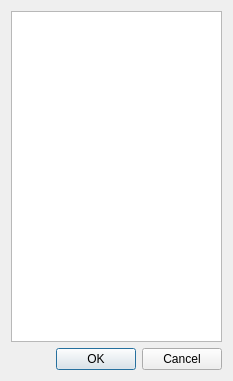
<?xml version="1.0" encoding="UTF-8"?>
<ui version="4.0">
 <class>SelectSphereDialog</class>
 <widget class="QDialog" name="SelectSphereDialog">
  <property name="geometry">
   <rect>
    <x>0</x>
    <y>0</y>
    <width>233</width>
    <height>381</height>
   </rect>
  </property>
  <property name="windowTitle">
   <string>Select a sphere</string>
  </property>
  <layout class="QGridLayout" name="gridLayout">
   <item row="0" column="0">
    <layout class="QVBoxLayout" name="verticalLayout">
     <item>
      <widget class="QListWidget" name="listWidget"/>
     </item>
     <item>
      <widget class="QDialogButtonBox" name="buttonBox">
       <property name="orientation">
        <enum>Qt::Horizontal</enum>
       </property>
       <property name="standardButtons">
        <set>QDialogButtonBox::Cancel|QDialogButtonBox::Ok</set>
       </property>
      </widget>
     </item>
    </layout>
   </item>
  </layout>
 </widget>
 <resources/>
 <connections>
  <connection>
   <sender>buttonBox</sender>
   <signal>accepted()</signal>
   <receiver>SelectSphereDialog</receiver>
   <slot>accept()</slot>
   <hints>
    <hint type="sourcelabel">
     <x>248</x>
     <y>254</y>
    </hint>
    <hint type="destinationlabel">
     <x>157</x>
     <y>274</y>
    </hint>
   </hints>
  </connection>
  <connection>
   <sender>buttonBox</sender>
   <signal>rejected()</signal>
   <receiver>SelectSphereDialog</receiver>
   <slot>reject()</slot>
   <hints>
    <hint type="sourcelabel">
     <x>316</x>
     <y>260</y>
    </hint>
    <hint type="destinationlabel">
     <x>286</x>
     <y>274</y>
    </hint>
   </hints>
  </connection>
 </connections>
</ui>
